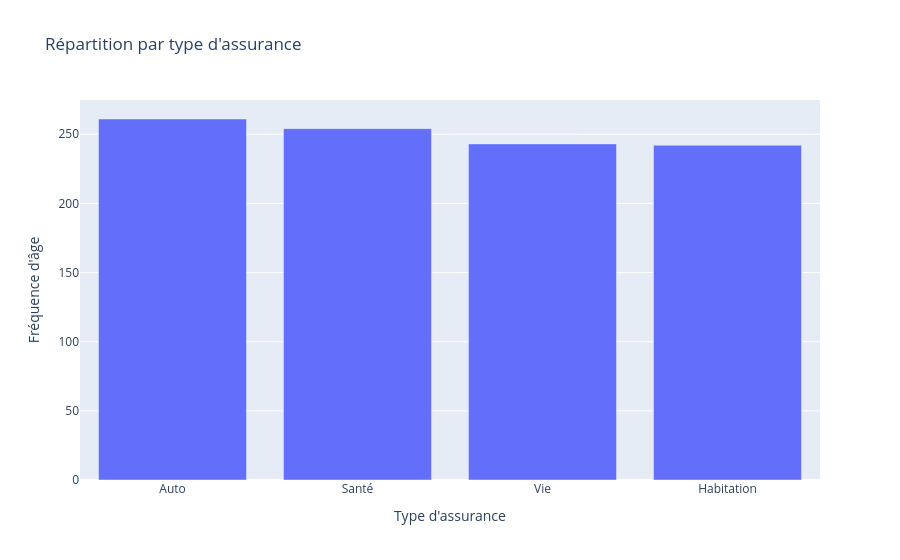

Write notebook code for a chart like this one.
### Code cell
# fig_type = px.pie(
#     data_assurance_grouped_type, 
#     names="type_assurance", 
#     values="frequence", 
#     title="Répartition par type d'assurance", 
#     #color_discrete_sequence=px.colors.sequential.Bluered_r
#     )
#fig_type.update_traces(textposition='inside', textinfo='percent+label')
fig_type = px.bar(
    data_assurance_grouped_type, 
    x="type_assurance", 
    y="frequence", 
    title="Répartition par type d'assurance", 
    labels={"type_assurance": "Type d'assurance"},
    )
fig_type.update_layout(yaxis_title="Fréquence d'âge")
fig_type.show()

### Figure 1 — Plotly figure (JSON) as saved in the notebook; plotly's stock layout.template omitted (floating-point values rounded to 4 significant figures)
{"data": [{"hovertemplate": "Type d'assurance=%{x}<br>frequence=%{y}<extra></extra>", "legendgroup": "", "marker": {"color": "#636efa", "pattern": {"shape": ""}}, "name": "", "orientation": "v", "showlegend": false, "textposition": "auto", "type": "bar", "x": ["Auto", "Santé", "Vie", "Habitation"], "xaxis": "x", "y": [261, 254, 243, 242], "yaxis": "y"}], "layout": {"barmode": "relative", "legend": {"tracegroupgap": 0}, "title": {"text": "Répartition par type d'assurance"}, "xaxis": {"anchor": "y", "domain": [0, 1], "title": {"text": "Type d'assurance"}}, "yaxis": {"anchor": "x", "domain": [0, 1], "title": {"text": "Fréquence d'âge"}}}}
